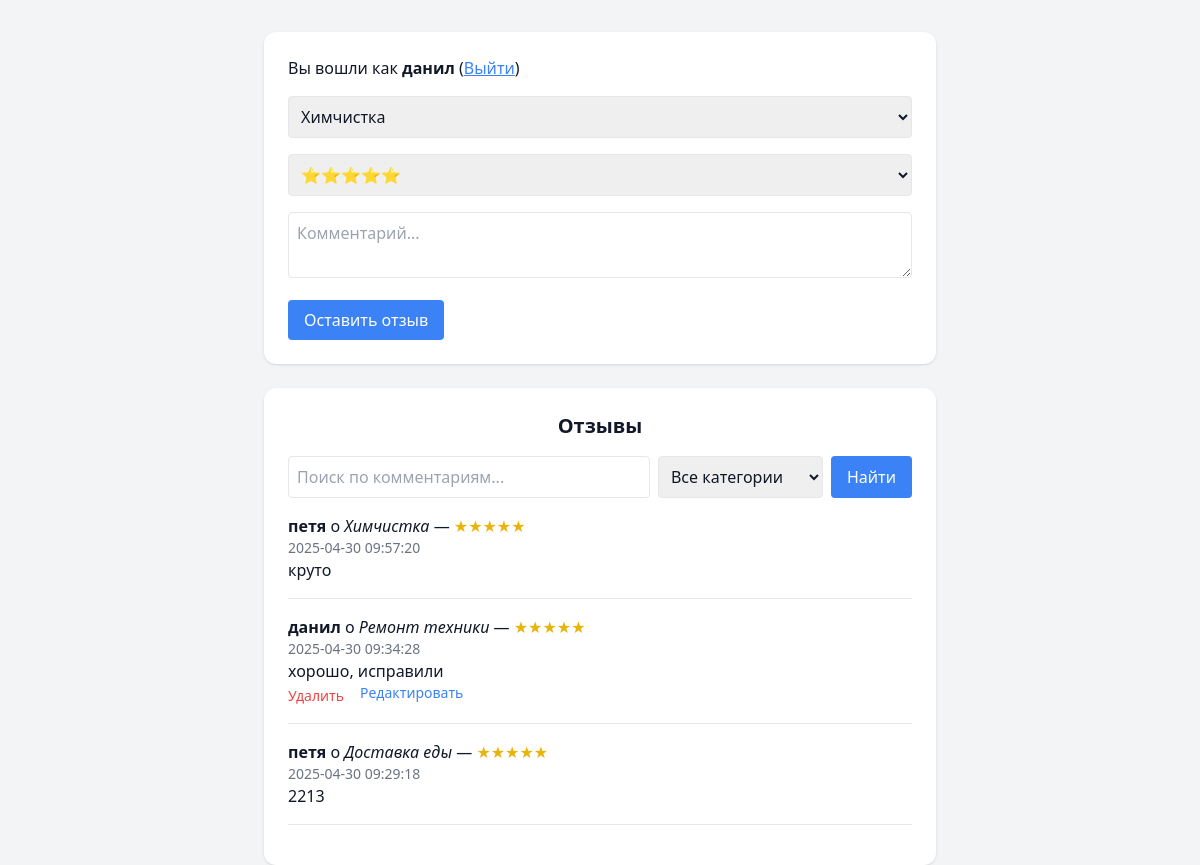
Screenshot of / (signed in) with the database file from the repository.
### tables this page shows
CREATE TABLE users (
            id INTEGER PRIMARY KEY AUTOINCREMENT,
            username TEXT UNIQUE NOT NULL,
            password TEXT NOT NULL,
            role TEXT NOT NULL DEFAULT 'user'
        );

CREATE TABLE reviews (
            id INTEGER PRIMARY KEY AUTOINCREMENT,
            user_id INTEGER NOT NULL,
            service_id INTEGER NOT NULL,
            rating INTEGER NOT NULL,
            comment TEXT,
            timestamp TEXT NOT NULL,
            FOREIGN KEY (user_id) REFERENCES users(id),
            FOREIGN KEY (service_id) REFERENCES services(id)
        );

CREATE TABLE services (
            id INTEGER PRIMARY KEY AUTOINCREMENT,
            name TEXT NOT NULL
        );

### main.py (the view)
@app.get("/", response_class=HTMLResponse)
async def index(request: Request, q: str = "", service_filter: str = ""):
    user = get_current_user(request)
    conn, cur = get_db()
    query_sql = """
        SELECT reviews.id, users.username, services.name, reviews.rating, reviews.comment, reviews.timestamp, reviews.user_id
        FROM reviews
        JOIN users ON reviews.user_id = users.id
        JOIN services ON reviews.service_id = services.id
        WHERE 1=1
    """
    params = []
    if q:
        query_sql += " AND reviews.comment LIKE ?"
        params.append(f"%{q}%")
    if service_filter:
        query_sql += " AND services.id = ?"
        params.append(service_filter)
    query_sql += " ORDER BY reviews.timestamp DESC"
    cur.execute(query_sql, params)
    reviews = cur.fetchall()
    cur.execute("SELECT id, name FROM services")
    services = cur.fetchall()
    conn.close()
    return templates.TemplateResponse("index.html", {
        "request": request,
        "user": user,
        "reviews": reviews,
        "services": services,
        "query": q,
        "service_filter": service_filter
    })

### templates/index.html (shortened to what this page needs)
<!DOCTYPE html>
<html lang="ru">
<head>
    <script src="https://cdn.tailwindcss.com"></script>
</head>
<body class="bg-gray-100 text-gray-900">
<div class="max-w-2xl mx-auto p-6 bg-white shadow rounded-xl mt-8">
    {% if user %}
        <p class="mb-4">Вы вошли как <strong>{{ user[1] }}</strong> (<a class="text-blue-500 underline" href="/logout">Выйти</a>)</p>
        <form action="/add" method="post" class="space-y-4">
            <select name="service_id" class="w-full p-2 border rounded" required>
                {% for service in services %}
                    <option value="{{ service[0] }}">{{ service[1] }}</option>
                {% endfor %}
            </select>
            <select name="rating" class="w-full p-2 border rounded">
                <option value="5">⭐⭐⭐⭐⭐</option>
            </select>
            <textarea name="comment" placeholder="Комментарий..." class="w-full p-2 border rounded" required></textarea>
            <button type="submit" class="bg-blue-500 text-white px-4 py-2 rounded">Оставить отзыв</button>
        </form>
    {% else %}
        <p class="mb-4">Чтобы оставить отзыв, <a class="text-blue-500 underline" href="/login">войдите</a> или <a class="text-blue-500 underline" href="/register">зарегистрируйтесь</a>.</p>
    {% endif %}
</div>
<div class="max-w-2xl mx-auto mt-6 p-6 bg-white shadow rounded-xl">
    <h2 class="text-xl font-semibold mb-4 text-center">Отзывы</h2>
    <form method="get" action="/" class="flex flex-col md:flex-row gap-2 mb-4">
        <input type="text" name="q" placeholder="Поиск по комментариям..." value="{{ query or '' }}" class="flex-1 p-2 border rounded">
        <select name="service_filter" class="p-2 border rounded">
            <option value="">Все категории</option>
        </select>
        <button type="submit" class="bg-blue-500 text-white px-4 py-2 rounded">Найти</button>
    </form>
    {% for r in reviews %}
        <div class="mb-4 border-b pb-4">
            <p><strong>{{ r[1] }}</strong> о <em>{{ r[2] }}</em> — <span class="text-yellow-500">{{ "★" * r[3] }}</span></p>
            <p class="text-sm text-gray-500">{{ r[5][:19].replace("T", " ") }}</p>
            <p>{{ r[4] }}</p>
            {% if user and user[0] == r[6] %}
                <div class="flex gap-4">
                    <form method="post" action="/delete/{{ r[0] }}">
                        <button class="text-red-500 text-sm hover:underline">Удалить</button>
                    </form>
                    <a href="/edit/{{ r[0] }}" class="text-blue-500 text-sm hover:underline">Редактировать</a>
                </div>
            {% elif user and user[2] == "admin" %}
                <form method="post" action="/delete/{{ r[0] }}">
                    <button class="text-red-500 text-sm hover:underline">Удалить</button>
                </form>
            {% endif %}
        </div>
    {% endfor %}
</div>
</body>
</html>

### rows the page displays
users: username "данил"
reviews: username "петя", name "Химчистка", rating "★★★★★", timestamp "2025-04-30 09:57:20", comment "круто"
reviews: username "данил", name "Ремонт техники", rating "★★★★★", timestamp "2025-04-30 09:34:28", comment "хорошо, исправили"
reviews: username "петя", name "Доставка еды", rating "★★★★★", timestamp "2025-04-30 09:29:18", comment "2213"

### other values shown
form field service_id "Химчистка"
